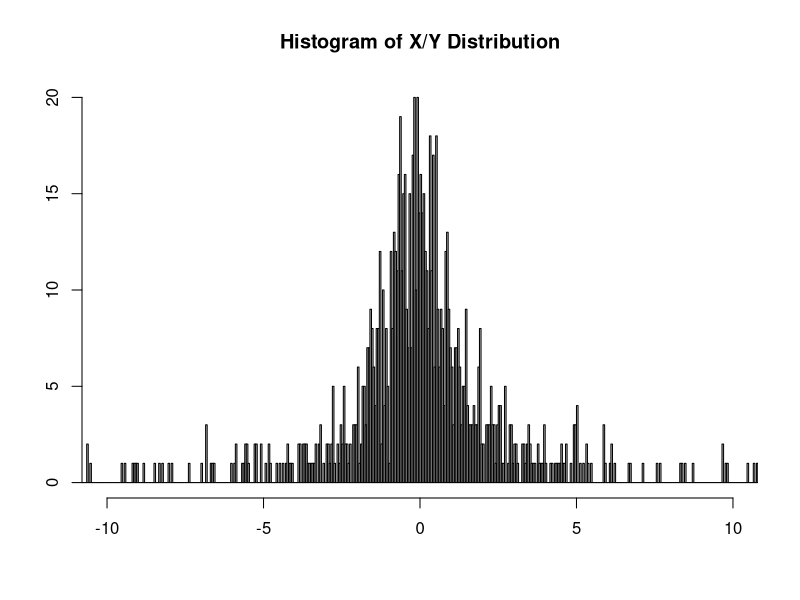
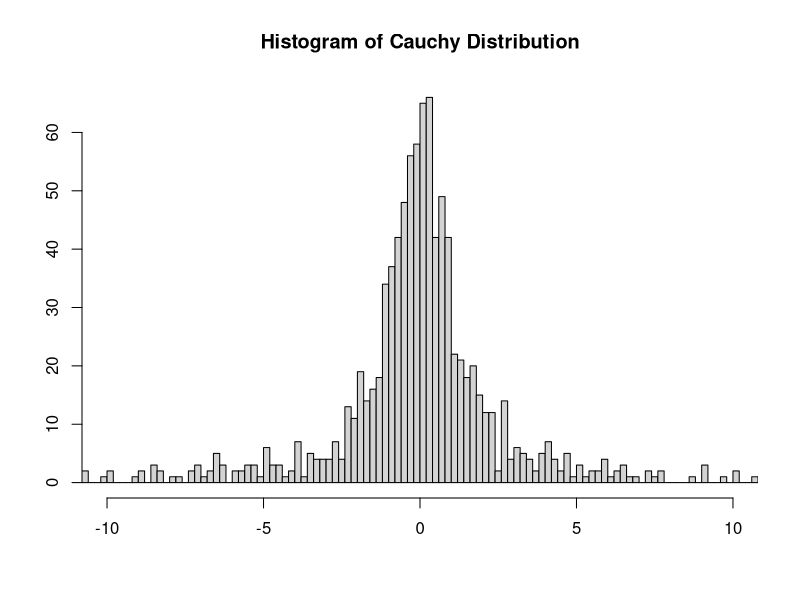
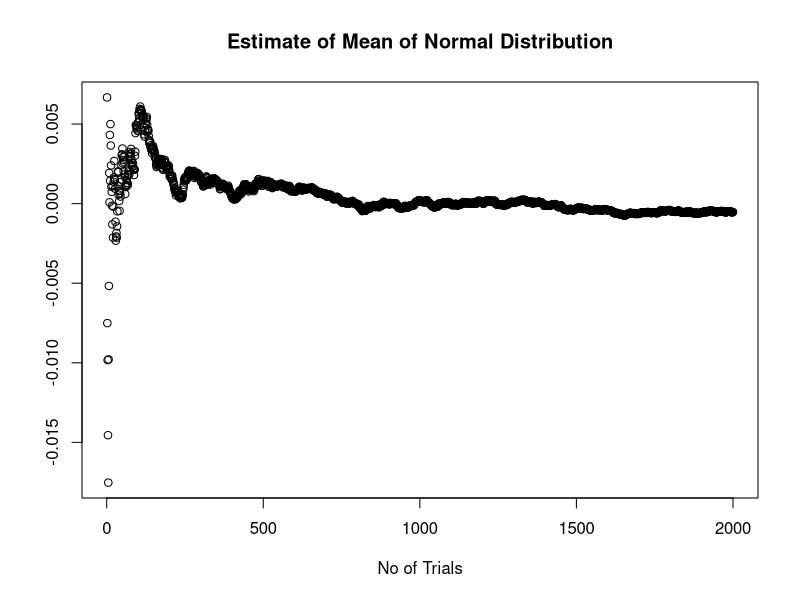
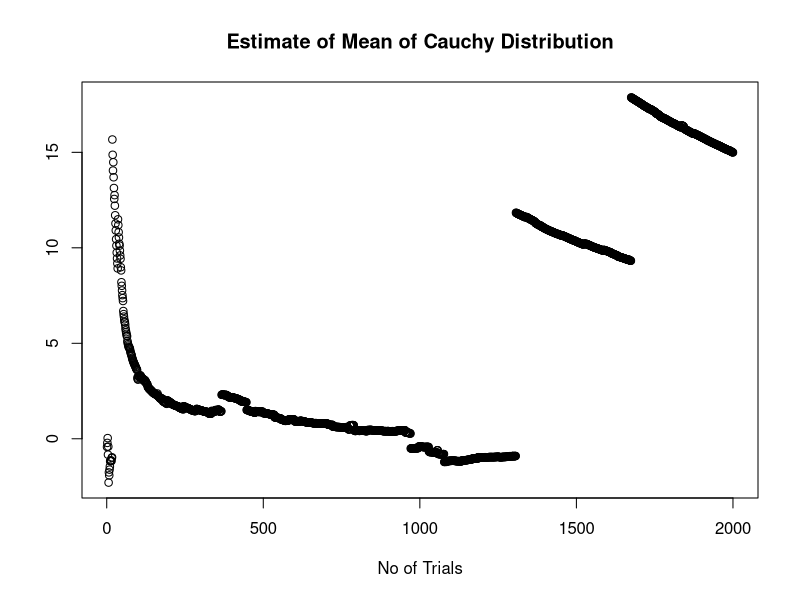

The R script that drew these images, in order:
## ---- chunk 1
knitr::opts_chunk$set(echo = TRUE, error = TRUE)
## ---- chunk 2
hist(rnorm(1000)/rnorm(1000), breaks=10000, xlim=c(-10,10),
     xlab="", ylab="",
     main="Histogram of X/Y Distribution")
## ---- chunk 3
hist(rcauchy(1000), breaks=10000, xlim=c(-10,10),
     xlab="", ylab="",
     main="Histogram of Cauchy Distribution")
## ---- chunk 4
# Initialize vectors
trials <- 2000
dist_cauchy <- rep(0,trials)
avg_cauchy <- rep(0,trials)
dist_norm <- rep(0,trials)
avg_norm <- rep(0,trials)
# Simulated n trials and record average as number of trials increases
for (n in 1:trials) {
  dist_cauchy[n]<-mean(rnorm(1000)/rnorm(1000))
  dist_norm[n]<-mean(rnorm(1000))
  avg_cauchy[n]<-mean(dist_cauchy[1:n])
  avg_norm[n]<-mean(dist_norm[1:n])
}
## ---- chunk 5
plot(avg_norm, xlab="No of Trials", ylab="",
     main="Estimate of Mean of Normal Distribution")
## ---- chunk 6
plot(avg_cauchy, xlab="No of Trials", ylab="",
     main="Estimate of Mean of Cauchy Distribution")
